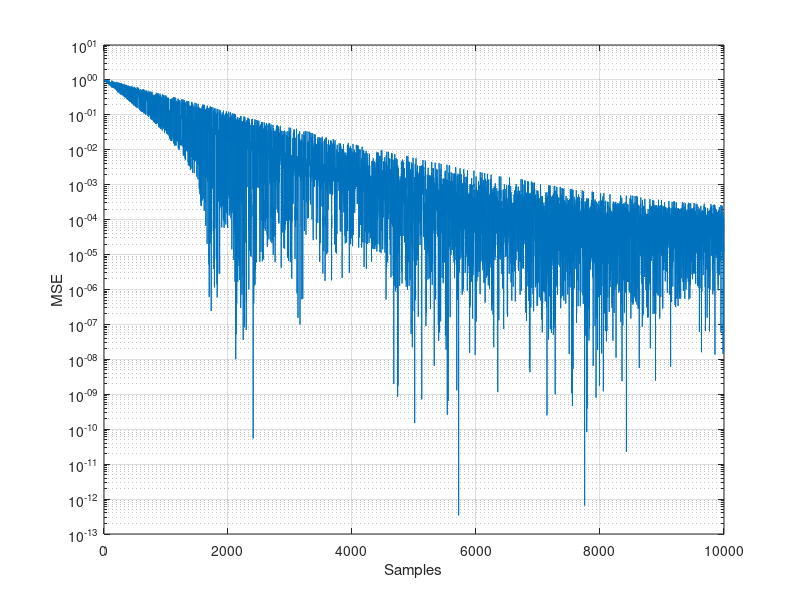

MATLAB code for this plot: (Note: this script raises an error after producing the figure.)
h = [0.2; 1; 0.1; 0.02]; % Channel taps
mu = 0.001; % Stepsize
trainingSamples = 1e4;
x = sign(randn(trainingSamples,1)); % Generate BPSK data
r = filter(h,1,x); % Apply channel
L = length(h)+1; h_hat = zeros(L,1);
delta = 3; % Reference tap
%% Estimate channel
index = 1;
[e,x_hat]=deal(zeros(trainingSamples-L+1,1));
for n = L:trainingSamples
    % Select part of training input
    in = r(n:-1:n-L+1);
    % Apply channel estimate to training data
    x_hat(index) = h_hat'*in;
    % Compute error
    e(index) = x(n-delta)-x_hat(index);
    % Update taps
    h_hat = h_hat + mu*conj(e(index))*in;
    index = index + 1;
end
% Slice
x_bar = sign(x_hat);
% Calculate bit errors
eqDelay = L-delta;
fprintf('BER %2.4f\n',mean(x(eqDelay:end-eqDelay-1) ~= x_bar));

%% Plots
figure(1);
semilogy(e.^2);grid on;xlabel('Samples');ylabel('MSE');
figure(2);
Fs = 1e6; N = 64;
htrue=freqz(h,1,N,Fs,'whole');
[hb,we]=freqz(h_hat,1,N,Fs,'whole');
semilogy(we,abs(hb),'b')
hold on;
semilogy(we,abs(htrue),'bo');
semilogy(we,abs(htrue).*abs(hb),'bx');
hold off;
grid on;xlabel('Frequency (Hz)');ylabel('Magnitude');
legend('EQ Response','Channel Response','Composite','Location','Best');


